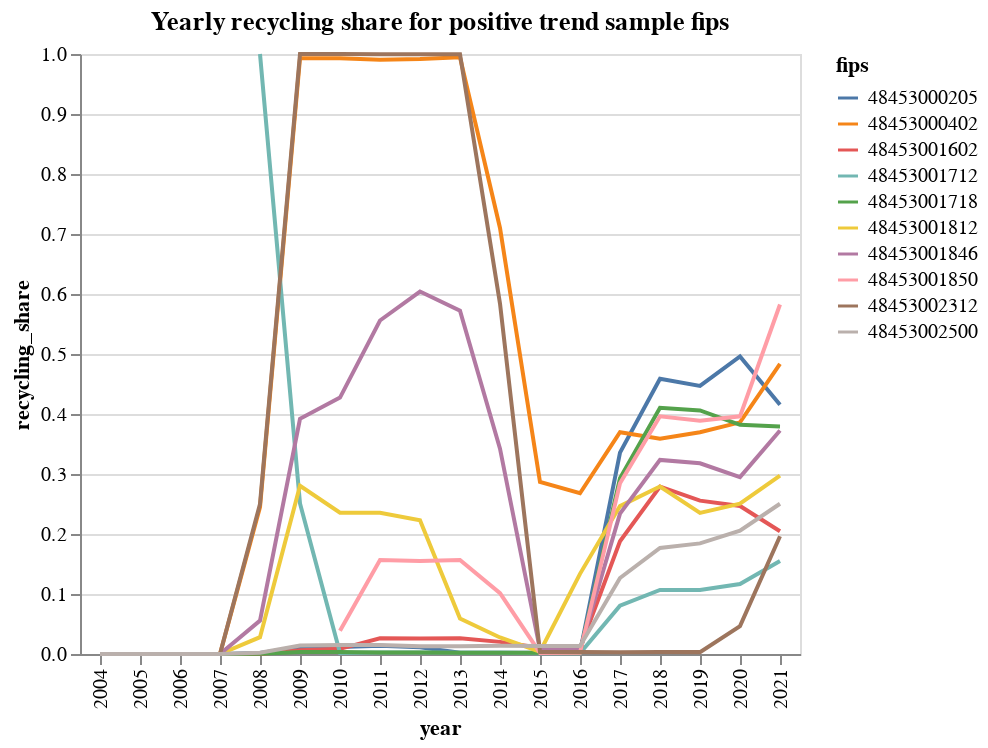

Notebook source saved alongside this figure:
### Code cell
alt.Chart(yearly_mean_behavior.query('fips in @pos_sample.fips')).mark_line().encode(
    x='year:O',
    y='recycling_share:Q',
    color='fips'
).properties(
    title="Yearly recycling share for positive trend sample fips"
)

### Figure 1 — Vega-Lite specification as saved in the notebook (floating-point values rounded to 4 significant figures; data arrays with more than 128 entries replaced by an {"elided": "..."} marker saying what was removed)
{"config": {"view": {"continuousWidth": 400, "continuousHeight": 300}}, "data": {"name": "data-336228e222964e0de4a61ee75e2f2762"}, "mark": "line", "encoding": {"color": {"field": "fips", "type": "nominal"}, "x": {"field": "year", "type": "ordinal"}, "y": {"field": "recycling_share", "type": "quantitative"}}, "title": "Yearly recycling share for positive trend sample fips", "$schema": "https://vega.github.io/schema/vega-lite/v4.17.0.json", "datasets": {"data-336228e222964e0de4a61ee75e2f2762": {"elided": "170 records"}}}
